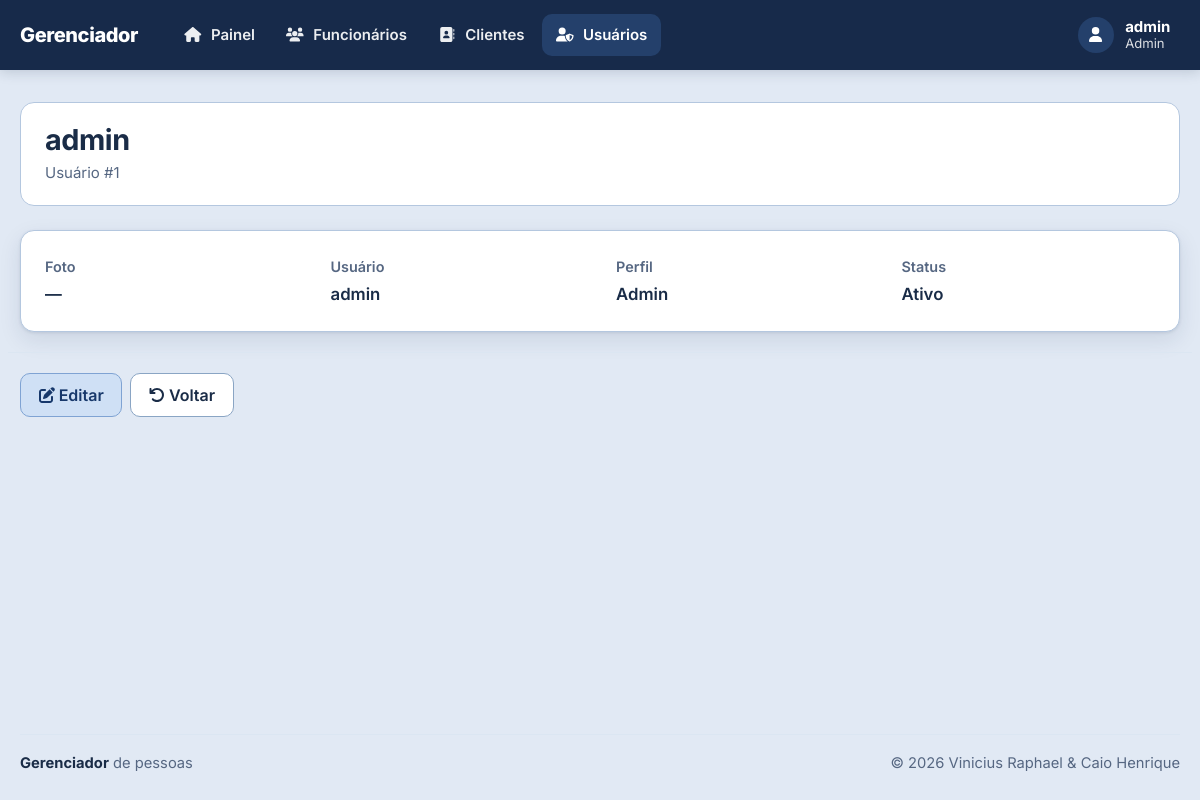
Screenshot of /usuarios/view.php?id=1 (signed in) with the database file from the repository.
### tables this page shows
CREATE TABLE IF NOT EXISTS Usuarios (
  Id_Usu     INT NOT NULL AUTO_INCREMENT PRIMARY KEY,
  Login_usu  VARCHAR(50)  NOT NULL UNIQUE,
  Senha_usu  VARCHAR(255) NOT NULL,
  Foto_usu   VARCHAR(30)  NULL,
  Nivel_usu  ENUM('0','1') NOT NULL DEFAULT '0',
  Ativo_usu  TINYINT(1) NOT NULL DEFAULT 1
);

### inc/database.php (called while the page is built, shortened)
<?php
function open_database()
{
	try {
		$conn = new mysqli(DB_HOST, DB_USER, DB_PASSWORD, DB_NAME);
		$conn->set_charset("utf8mb4");
		return $conn;
	} catch (Exception $e) {
		throw new Exception("Erro ao conectar no banco de dados\n {$e->getMessage()}");
	}
}
function identificador($nome)
{
	return "`$nome`";
}
function find($table = null, $id = null, $pk = 'Id')
{
	$found = null;
	try {
		$database = open_database();
		$sql = "SELECT * FROM " . identificador($table) . " WHERE " . identificador($pk) . " = ? LIMIT 1";
		$stmt = $database->prepare($sql);
		$stmt->bind_param('s', $id);
		$stmt->execute();
		$found = $stmt->get_result()->fetch_assoc() ?: null;
	} catch (Exception $e) {
		erro_banco($e);
	}
	return $found;
}
?>

### usuarios/function.php (called while the page is built, shortened)
<?php
include_once('../inc/auth.php');
function nomePerfilUsuario($nivel)
{
	return (string) $nivel === '1' ? 'Admin' : ((string) $nivel === '0' ? 'Comum' : '—');
}
function view($id = null)
{
	$id = (int) $id;
	$usuario = $id > 0 ? find(USUARIOS_TABELA, $id, USUARIOS_PK) : null;
}
?>

### inc/auth.php (called while the page is built, shortened)
<?php
function h($texto)
{
	return htmlspecialchars((string) $texto, ENT_QUOTES, 'UTF-8');
}
function foto_usuario_url($foto)
{
	if (empty($foto)) {
		return null;
	}
	$arquivo = basename($foto);
	return BASEURL . 'uploads/usuarios/' . rawurlencode($arquivo);
}

### usuarios/view.php (the view, shortened to what this page needs)
<?php
include('function.php');
view($_GET['id'] ?? null);
$foto = foto_usuario_url($usuario['Foto_usu'] ?? null);
$perfil = nomePerfilUsuario($usuario['Nivel_usu']);
?>
<header class="page-heading">
    <div>
        <h2><?php echo h($usuario['Login_usu']); ?></h2>
        <p class="page-description">Usuário #<?php echo (int) $usuario['Id_Usu']; ?></p>
    </div>
</header>
<div class="detail-panel">
    <div class="detail-grid">
        <div class="detail-item">
            <span class="detail-label">Foto</span>
            <span class="detail-value">
                <?php if ($foto): ?>
                    <img src="<?php echo h($foto); ?>" alt="Foto de <?php echo h($usuario['Login_usu']); ?>"
                        class="detail-image">
                <?php else: ?>
                    &mdash;
                <?php endif; ?>
            </span>
        </div>
        <div class="detail-item">
            <span class="detail-label">Usuário</span>
            <span class="detail-value"><?php echo h($usuario['Login_usu']); ?></span>
        </div>
        <div class="detail-item">
            <span class="detail-label">Perfil</span>
            <span class="detail-value"><?php echo h($perfil); ?></span>
        </div>
        <div class="detail-item">
            <span class="detail-label">Status</span>
            <span class="detail-value"><?php echo $usuario['Ativo_usu'] ? 'Ativo' : 'Inativo'; ?></span>
        </div>
    </div>
</div>
<div id="actions" class="row">
    <div class="col-md-12">
        <a href="edit.php?id=<?php echo (int) $usuario['Id_Usu']; ?>" class="btn btn-secondary">
            <i class="fa-solid fa-pen-to-square"></i> Editar</a>
        <a href="index.php" class="btn btn-light"><i class="fa-solid fa-arrow-rotate-left"></i> Voltar</a>
    </div>
</div>

### assets/css/style.css (style rules this page uses)
:root { --ink: #1a2c47; --ink-soft: #566782; --bg: #e1e9f4; --surface: #ffffff; --panel: #f6f9fd; --line: #dbe6f2; --field-border: #8aa5c4; --card-border: #b4c7df; --navy: #172a4a; --navy-hover: #24406b; --primary: #3d74bb; --primary-deep: #2f5f9f; --primary-tint: #eaf2fb; --danger: #b42339; --danger-tint: #fdecef; --ok: #17684f; --ok-tint: #e6f5ef; --warn: #7a5d00; --warn-tint: #fff6d9; --radius: 10px; --radius-lg: 14px; --shadow: 0 1px 3px rgba(23, 42, 74, 0.10), 0 8px 22px rgba(23, 42, 74, 0.10); --gutter: 1.25rem; --font: 'Inter', -apple-system, BlinkMacSystemFont, 'Segoe UI', Roboto, Arial, sans-serif; }
*, *::before, *::after { box-sizing: border-box; }
html { scroll-behavior: smooth; }
body { margin: 0; background: var(--bg); color: var(--ink-soft); font-family: var(--font); font-size: 15px; line-height: 1.6; -webkit-font-smoothing: antialiased; }
body.app-body { min-height: 100vh; display: flex; flex-direction: column; }
h1, h2, h3, h4, h5, h6 { color: var(--ink); font-weight: 700; letter-spacing: -0.015em; line-height: 1.2; }
a { color: var(--primary-deep); text-underline-offset: 3px; }
a, button, .btn, img { -webkit-user-drag: none; user-drag: none; }
button, .btn { -webkit-user-select: none; user-select: none; }
.page-heading { display: flex; flex-wrap: wrap; align-items: center; justify-content: space-between; gap: 1rem 1.5rem; margin: 0 0 1.5rem; padding: 1.25rem 1.5rem; background: var(--surface); border: 1px solid var(--card-border); border-radius: var(--radius-lg); }
.page-heading h1, .page-heading h2 { margin: 0 0 0.25rem; font-size: clamp(1.4rem, 2.5vw, 1.8rem); }
.page-description { margin: 0; max-width: 60ch; }
.btn { --bs-btn-border-width: 1px; --bs-btn-border-radius: var(--radius); --bs-btn-padding-x: 1.1rem; --bs-btn-padding-y: 0.55rem; --bs-btn-font-size: 1rem; --bs-btn-font-weight: 600; font-family: var(--font); }
.btn-secondary { --bs-btn-color: #17386b; --bs-btn-bg: #cfe0f5; --bs-btn-border-color: #7fa3d3; --bs-btn-hover-color: #fff; --bs-btn-hover-bg: var(--primary-deep); --bs-btn-hover-border-color: var(--primary-deep); --bs-btn-active-color: #fff; --bs-btn-active-bg: var(--primary-deep); --bs-btn-active-border-color: var(--primary-deep); --bs-btn-focus-shadow-rgb: 61, 116, 187; }
.btn-light { --bs-btn-color: var(--ink); --bs-btn-bg: #fff; --bs-btn-border-color: var(--field-border); --bs-btn-hover-color: var(--ink); --bs-btn-hover-bg: var(--panel); --bs-btn-hover-border-color: var(--ink); --bs-btn-active-color: var(--ink); --bs-btn-active-bg: var(--panel); --bs-btn-active-border-color: var(--ink); --bs-btn-focus-shadow-rgb: 26, 44, 71; }
#actions { margin-top: 0.5rem; padding-top: 1.25rem; border-top: 1px solid var(--line); }
#actions > * { display: flex; flex-wrap: wrap; gap: 0.5rem; }
.detail-panel { margin-bottom: 1.25rem; padding: 1.5rem; background: var(--surface); border: 1px solid var(--card-border); border-radius: var(--radius-lg); box-shadow: var(--shadow); }
.detail-grid { display: grid; grid-template-columns: repeat(auto-fit, minmax(220px, 1fr)); gap: 1.25rem 2rem; }
.detail-item { display: flex; flex-direction: column; gap: 0.15rem; min-width: 0; }
.detail-label { color: var(--ink-soft); font-size: 0.9rem; font-weight: 600; }
.detail-value { color: var(--ink); font-size: 1.05rem; font-weight: 600; overflow-wrap: anywhere; }

### rows the page displays
usuarios: Login_usu "admin", Id_Usu "1", Nivel_usu "Admin"

### other values shown
$_SESSION['usuario']['login'] "admin"
$_SESSION['usuario']['perfil'] "Admin"
